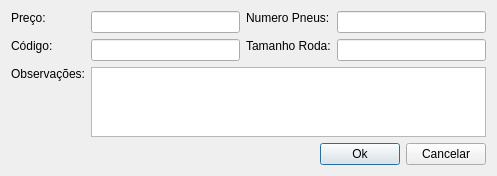
<?xml version="1.0" encoding="UTF-8"?>
<ui version="4.0">
 <class>Dialog</class>
 <widget class="QDialog" name="Dialog">
  <property name="geometry">
   <rect>
    <x>0</x>
    <y>0</y>
    <width>497</width>
    <height>176</height>
   </rect>
  </property>
  <property name="windowTitle">
   <string>Dialog</string>
  </property>
  <layout class="QHBoxLayout" name="horizontalLayout_2">
   <item>
    <layout class="QGridLayout" name="gridLayout">
     <item row="0" column="0">
      <widget class="QLabel" name="label">
       <property name="text">
        <string>Preço: </string>
       </property>
       <property name="alignment">
        <set>Qt::AlignLeading|Qt::AlignLeft|Qt::AlignTop</set>
       </property>
      </widget>
     </item>
     <item row="0" column="1">
      <widget class="QLineEdit" name="linePrice"/>
     </item>
     <item row="0" column="2">
      <widget class="QLabel" name="label_4">
       <property name="text">
        <string>Numero Pneus:</string>
       </property>
       <property name="alignment">
        <set>Qt::AlignLeading|Qt::AlignLeft|Qt::AlignTop</set>
       </property>
      </widget>
     </item>
     <item row="0" column="3">
      <widget class="QLineEdit" name="linePrice_2"/>
     </item>
     <item row="1" column="0">
      <widget class="QLabel" name="label_2">
       <property name="text">
        <string>Código:</string>
       </property>
       <property name="alignment">
        <set>Qt::AlignLeading|Qt::AlignLeft|Qt::AlignTop</set>
       </property>
      </widget>
     </item>
     <item row="1" column="1">
      <widget class="QLineEdit" name="lineCode"/>
     </item>
     <item row="1" column="2">
      <widget class="QLabel" name="label_5">
       <property name="text">
        <string>Tamanho Roda:</string>
       </property>
       <property name="alignment">
        <set>Qt::AlignLeading|Qt::AlignLeft|Qt::AlignTop</set>
       </property>
      </widget>
     </item>
     <item row="1" column="3">
      <widget class="QLineEdit" name="linePrice_3"/>
     </item>
     <item row="2" column="0">
      <widget class="QLabel" name="label_3">
       <property name="text">
        <string>Observações:</string>
       </property>
       <property name="alignment">
        <set>Qt::AlignLeading|Qt::AlignLeft|Qt::AlignTop</set>
       </property>
      </widget>
     </item>
     <item row="2" column="1" colspan="3">
      <widget class="QPlainTextEdit" name="textDescription"/>
     </item>
     <item row="3" column="2" colspan="2">
      <layout class="QHBoxLayout" name="horizontalLayout">
       <item>
        <spacer name="horizontalSpacer">
         <property name="orientation">
          <enum>Qt::Horizontal</enum>
         </property>
         <property name="sizeHint" stdset="0">
          <size>
           <width>40</width>
           <height>20</height>
          </size>
         </property>
        </spacer>
       </item>
       <item>
        <widget class="QPushButton" name="dialogOk">
         <property name="text">
          <string>Ok</string>
         </property>
        </widget>
       </item>
       <item>
        <widget class="QPushButton" name="dialogCancel">
         <property name="text">
          <string>Cancelar</string>
         </property>
        </widget>
       </item>
      </layout>
     </item>
    </layout>
   </item>
  </layout>
 </widget>
 <resources/>
 <connections>
  <connection>
   <sender>dialogCancel</sender>
   <signal>clicked()</signal>
   <receiver>Dialog</receiver>
   <slot>reject()</slot>
   <hints>
    <hint type="sourcelabel">
     <x>351</x>
     <y>160</y>
    </hint>
    <hint type="destinationlabel">
     <x>370</x>
     <y>167</y>
    </hint>
   </hints>
  </connection>
 </connections>
</ui>
